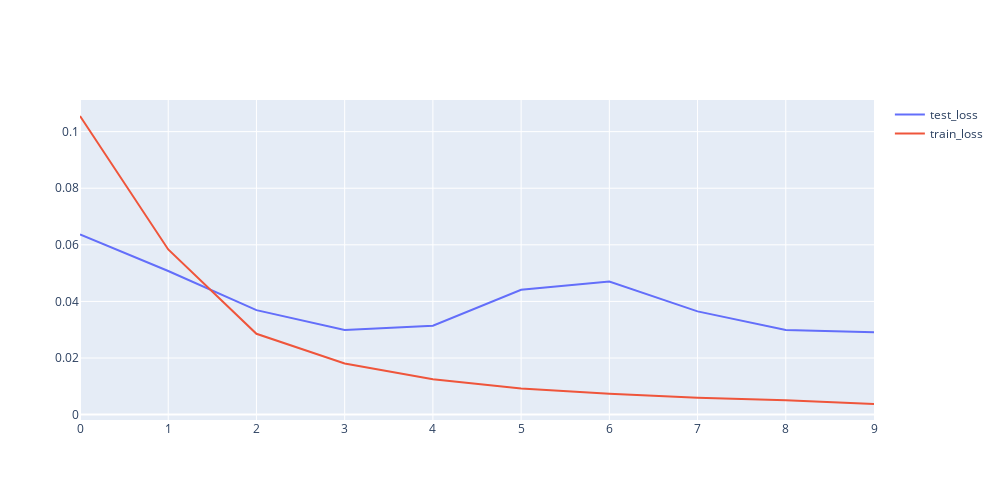

Here is the notebook cell this chart was saved with:
### Code cell
early_stop = EarlyStopping(monitor='val_loss', patience=7, restore_best_weights=True)

history4 = model4.fit(
    X_train, y_train,
    validation_data=(X_val, y_val),
    epochs=10,
    batch_size=32,
    callbacks=[early_stop],
    verbose=1
)

plotTrainLoss(history4)

### Figure 1 — Plotly figure (JSON) as saved in the notebook; plotly's stock layout.template omitted (floating-point values rounded to 4 significant figures)
{"data": [{"mode": "lines", "name": "test_loss", "type": "scatter", "y": [0.06367, 0.05075, 0.03692, 0.0299, 0.03144, 0.0441, 0.04706, 0.03649, 0.0299, 0.02908]}, {"mode": "lines", "name": "train_loss", "type": "scatter", "y": [0.1055, 0.05836, 0.02856, 0.01809, 0.01247, 0.009211, 0.00739, 0.005943, 0.005038, 0.003752]}], "layout": {"height": 500, "width": 1000}}
